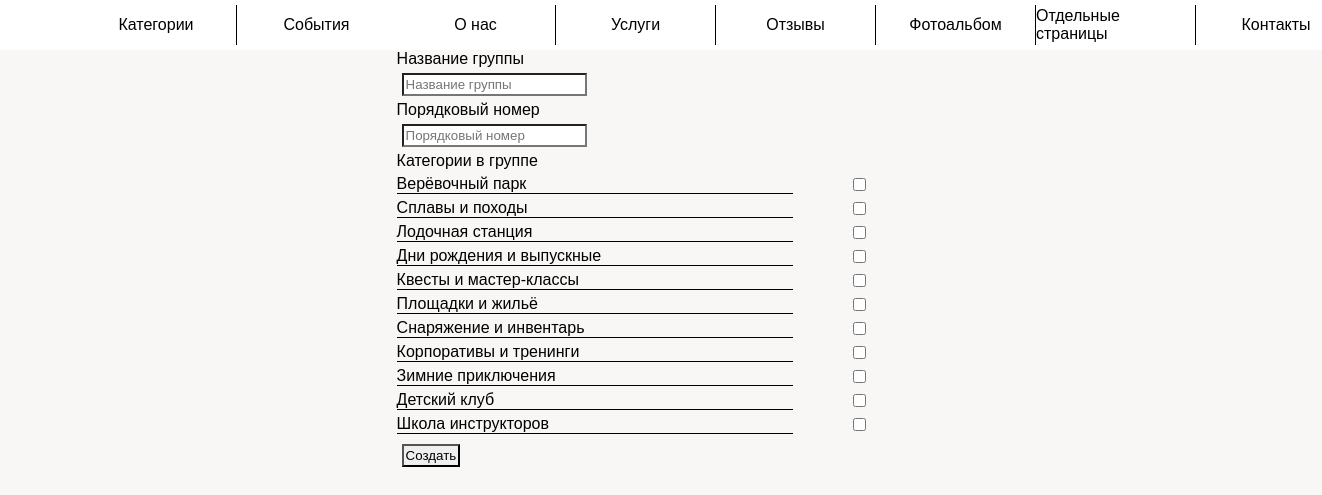
/admin_panel/category_type_create (signed in), run on the app's committed database.
### app/models.py (models this page shows)
class Category(db.Model):
    id = db.Column(db.Integer, primary_key=True, index=True, unique=True)
    name = db.Column(db.String(128))
    description = db.Column(db.Text)
    status = db.Column(db.BOOLEAN())  # отображение клиентам
    services = db.relationship('ServiceCategory', backref='category', lazy='dynamic')
    number = db.Column(db.Integer, index=True, default=30)
    types = db.relationship('CategoryType', backref='category', lazy='dynamic')

### app/admin_panel/routes.py (the view, shortened to what this page needs)
@bp.route('/category_type_create', methods=['GET', 'POST'])
@login_required
def category_type_create():
    return render_template('admin_panel/category_type_create.html', title='Создание отзыва',
                           categories=Category.query.all())

### app/admin_panel/routes.py (called while the page is built)
@bp.after_request
def add_header(r):
    r.headers["Cache-Control"] = "no-cache, no-store, must-revalidate"
    r.headers["Pragma"] = "no-cache"
    r.headers["Expires"] = "1"
    r.headers['Cache-Control'] = 'public, max-age=0'
    return r

### app/models.py (called while the page is built)
@login.user_loader
def load_user(id):
    return Admin.query.get(int(id))

### app/templates/admin_panel/category_type_create.html
{% extends "admin_panel/base.html" %}
{% block scripts %}
    <link rel="stylesheet" href="{{ url_for('static', filename='admin_panel/event_create.css') }}">
{% endblock %}
{% block app_content %}
    <form class="form" method="post" action="{{ url_for('admin_panel.category_type_create') }}" enctype="multipart/form-data">
        <div class="form_container">
            <label for="name">Название группы</label>
            <input type="text" name="name" id="name" placeholder="Название группы">
            <label for="number">Порядковый номер</label>
            <input type="number" name="number" id="number" placeholder="Порядковый номер">
            <label for="select">Категории в группе</label>
            <div class="grid_category">
                {% set i = namespace(a=1) %}
                {% for category in categories %}
                    <label for="category{{ category.id }}" class="label_1">{{ category.name }}</label>
                    <input type="checkbox" id="category{{ category.id }}" class="checkbox"
                           name={{ category.id }}  value={{ category.id }}>
                    {% set i.a = i.a + 1 %}
                {% endfor %}
            </div>
            <input type="submit" value="Создать">
        </div>
    </form>
{% endblock %}

### app/static/main/main.css (style rules this page uses)
:root { --background-color: rgba(169, 191, 239, 0.15); --primary-color: #ffa300; --primary-font-size: 16px; --primary-font-family: Arial, sans-serif; --primary-content-width: 960px; --primary-content-height: 100px; --modal_window_time: none; --vw: none; --vh: none; }
html { box-sizing: border-box; -webkit-tap-highlight-color: rgba(0, 0, 0, 0); height: 100vh; }
*, *:before, *:after { box-sizing: inherit; }
* { appearance: none; -webkit-appearance: none; font-family: var(--primary-font-family); }
body { margin: 0; -webkit-text-size-adjust: none; background-color: rgba(209, 207, 188, 0.15); height: 100vh; }

### app/static/admin_panel.css (style rules this page uses)
.checkbox { -webkit-appearance: checkbox; margin: 0 auto; }
.grid_category { display: grid; min-width: 40vw; grid-template-columns: 75% 1fr; text-align: left; justify-content: left; margin-top: 5px; margin-bottom: 10px; grid-row-gap: 5px; align-items: center; }
.label_1 { font-size: var(--primary-font-size); border-bottom: 1px solid; }

### app/static/admin_panel/event_create.css (style rules this page uses)
.form { display: flex; justify-content: center; }
input { display: flex; flex-direction: column; margin: 5px; padding: 2px; }

### data on the page
Category: name "Верёвочный парк"
Category: name "Сплавы и походы"
Category: name "Лодочная станция"
Category: name "Дни рождения и выпускные"
Category: name "Квесты и мастер-классы"
Category: name "Площадки и жильё"
Category: name "Снаряжение и инвентарь"
Category: name "Корпоративы и тренинги"
Category: name "Зимние приключения"
Category: name "Детский клуб"
Category: name "Школа инструкторов"
